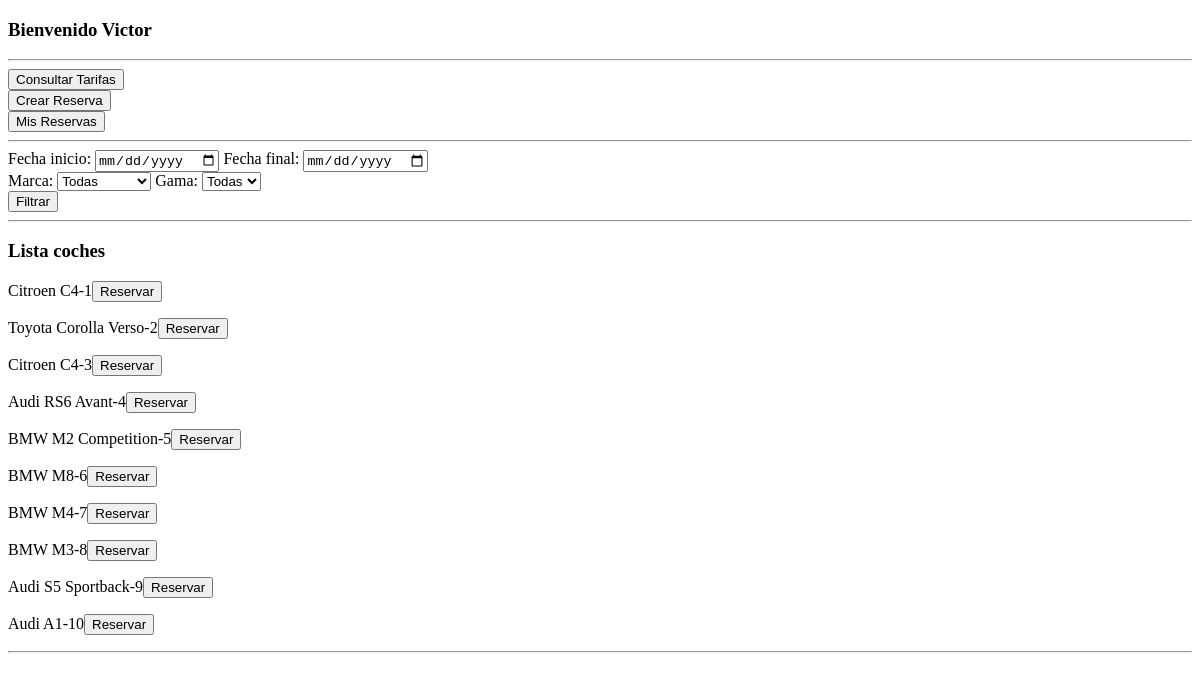
Before: /9/start/ with the older database file.
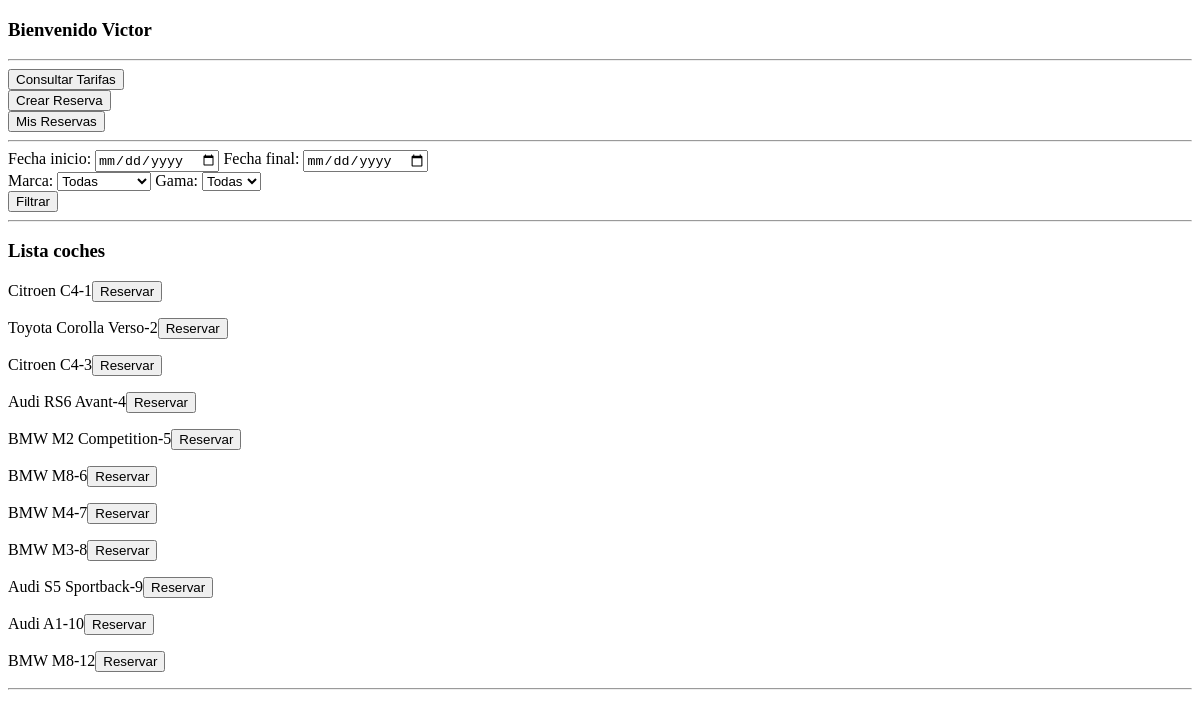
After: the same page with the newer database file.
### Backend/models.py (models this page shows)
class Coche(models.Model):
    DISPONIBLE = 'D'
    REVISION_MANTENIMIENTO = 'M'
    REVISION_GOLPE = 'G'
    BAJA = 'B'
    RESERVADO = 'R'
    ESTADO_COCHE = [
        (DISPONIBLE, 'Disponible'),
        (REVISION_MANTENIMIENTO, 'Revision: Mantenimiento'),
        (REVISION_GOLPE, 'Revision: Golpe'),
        (BAJA, 'Baja'),
        (RESERVADO, 'Reservado'),
    ]
    CALENDARIO_DEFAULT = {datetime.date.today(), 'D'}
    modelo = models.ForeignKey(Modelo, on_delete=models.DO_NOTHING)
    categoria = models.CharField(choices=[('A', 'Alta'), ('M', 'Media'), ('B', 'Baja')], max_length=1)
    puertas = models.IntegerField(choices=[(3, 3), (5, 5)])
    techo = models.CharField(choices=[('N', 'Normal'), ('C', 'Cabrio-Descapotable'), ('S', 'Solar-Panoramico')], max_length=1)
    transmision = models.CharField(max_length=1, choices=[('M', 'Manual'), ('A', 'Automatico')])
    estado = models.CharField(max_length=1, choices=ESTADO_COCHE, default=DISPONIBLE)
    calendario = models.JSONField(default=str(CALENDARIO_DEFAULT))  # JSON que contendra los dias en los que el coche esta reservado o de baja
    def __str__(self):
        return str(Modelo.objects.get(id=self.modelo.id))+"-"+str(self.id)

class Modelo(models.Model):
    marca_fk = models.ForeignKey(Marca, on_delete=models.CASCADE)
    modelo = models.CharField(max_length=100)
    def __str__(self):
        return str(Marca.objects.get(id=self.marca_fk.id)) + ' ' + self.modelo

class Marca(models.Model):
    marca = models.CharField(max_length=50, unique=True)
    def __str__(self):
        return self.marca

### Backend/views.py (the view)
# urls.py: path('<int:pk>/start/', views.start, name="user home"),
def start(request, pk):
    if Cliente.objects.get(id=pk) is None:
        raise Http404('Usuario no registrado')
    context = {'pk': pk, 'cliente': Cliente.objects.get(id=pk), 'today': datetime.date.today().strftime('YYYY-MM-dd'),
               'marcas': Marca.objects.all(), 'gamas': [('A', 'Alta'), ('M', 'Media'), ('B', 'Baja')]}
    marca = request.GET.get('marcas', '')
    gama = request.GET.get('gamas', '')
    fecha_ini = request.GET.get('fecha_start', '')
    fecha_fin = request.GET.get('fecha_end', '')
    queryset = Coche.objects.all()
    if gama != '':
        context['current_gama'] = gama
        queryset = [i for i in queryset if i.categoria == gama[0]]
    if marca != '':
        context['current_marca'] = marca
        queryset = [i for i in queryset if i.modelo.marca_fk.marca == marca]
    if fecha_ini != '' and fecha_fin != '':
        context['fecha_fin'] = fecha_fin
        context['fecha_ini'] = fecha_ini
        queryset = [i for i in queryset if i.estado == 'D']
    context['object_list'] = queryset
    return render(request, 'Backend/startpage.html', context)

### Backend/templates/Backend/startpage.html (shortened to what this page needs)
<!DOCTYPE html>
<html lang="en">
<head>
</head>
<body>
    <h3>Bienvenido {{ cliente.nombre }}</h3>
    <hr>
    <div class="container">
        <form action="{%  url 'tarifas' pk %}">
            <input type="submit" value="Consultar Tarifas">
        </form>
        <form action="{%  url 'create reserva' pk %}">
            <input type="submit" value="Crear Reserva">
        </form>
        <form action="{%  url 'reservas' pk %}">
            <input type="submit" value="Mis Reservas">
        </form>
    </div>
    <hr>
    <form id="filtros" action="{% url 'user home' pk %}">
        <div id="date_selector">
            Fecha inicio: <input type="date" id="start" name="fecha_start" value={{ fecha_ini }} min={{ today }}>
            Fecha final: <input type="date" id="end" name="fecha_end" value={{ fecha_fin }} min={{ today }}>
        </div>
        <div id="coches">
            Marca: <select name="marcas" >
                    <option value="">Todas</option>
                    </select>
            Gama: <select name="gamas">
                        <option value="">Todas</option>
                    </select>
        </div>
        <input type="submit" value="Filtrar" class="submit">
    </form>
    <hr>
    <div class="list-group">
        <h3>Lista coches</h3>
        <u1>
        {% block content %}
            {% for coche in object_list %}
                <p>
                <form action="{% url 'create reserva' pk %}">
                    {{ coche }}<input type="submit" value="Reservar">
                </form>
                </p>
            {% endfor %}
        {% endblock %}
        </u1>
    </div>
    <hr>
</body>
</html>

Changed rows visible on the page:
added Coche: modelo+id "BMW M8-12"
